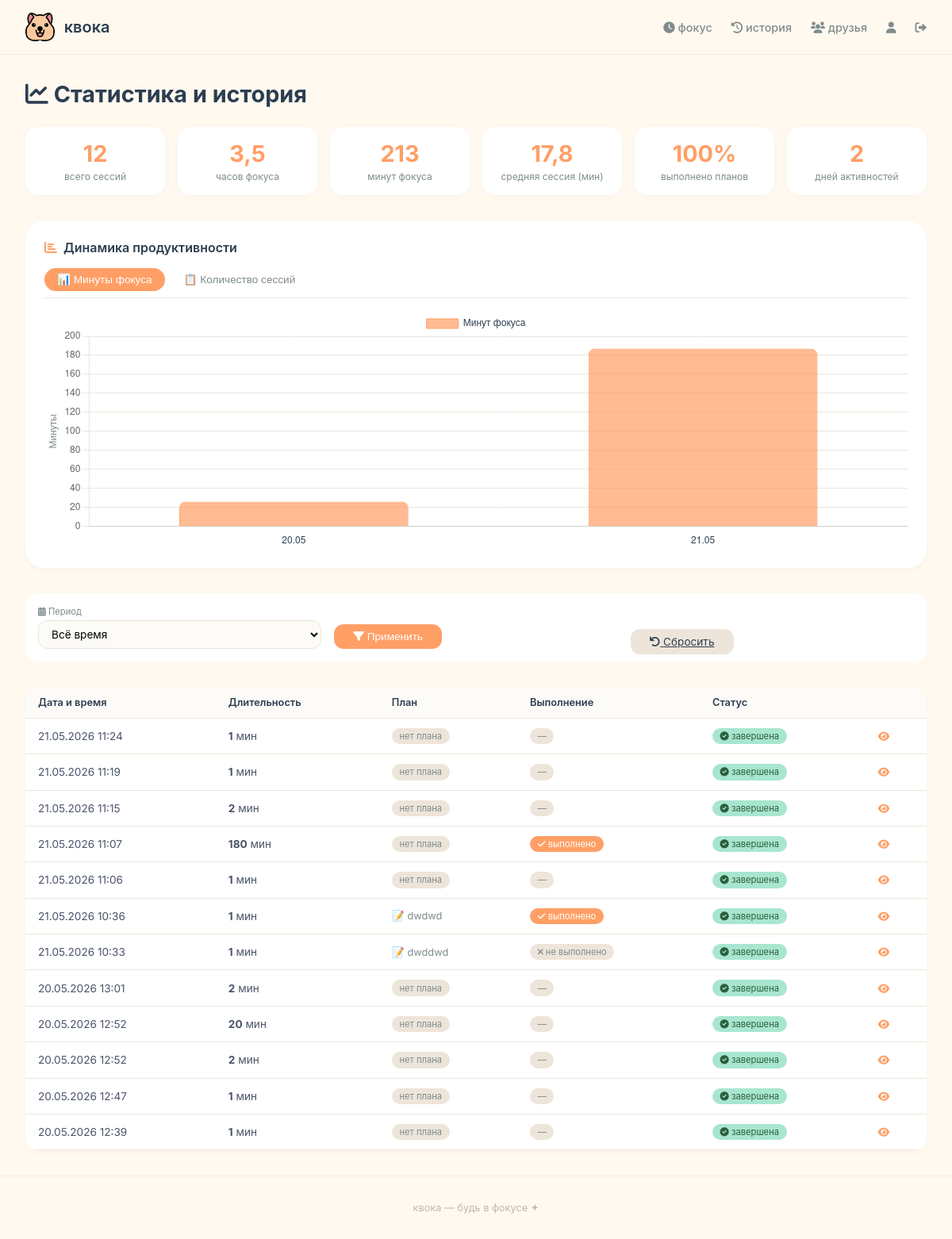
Before: /session-history/ (signed in) with the older database file.
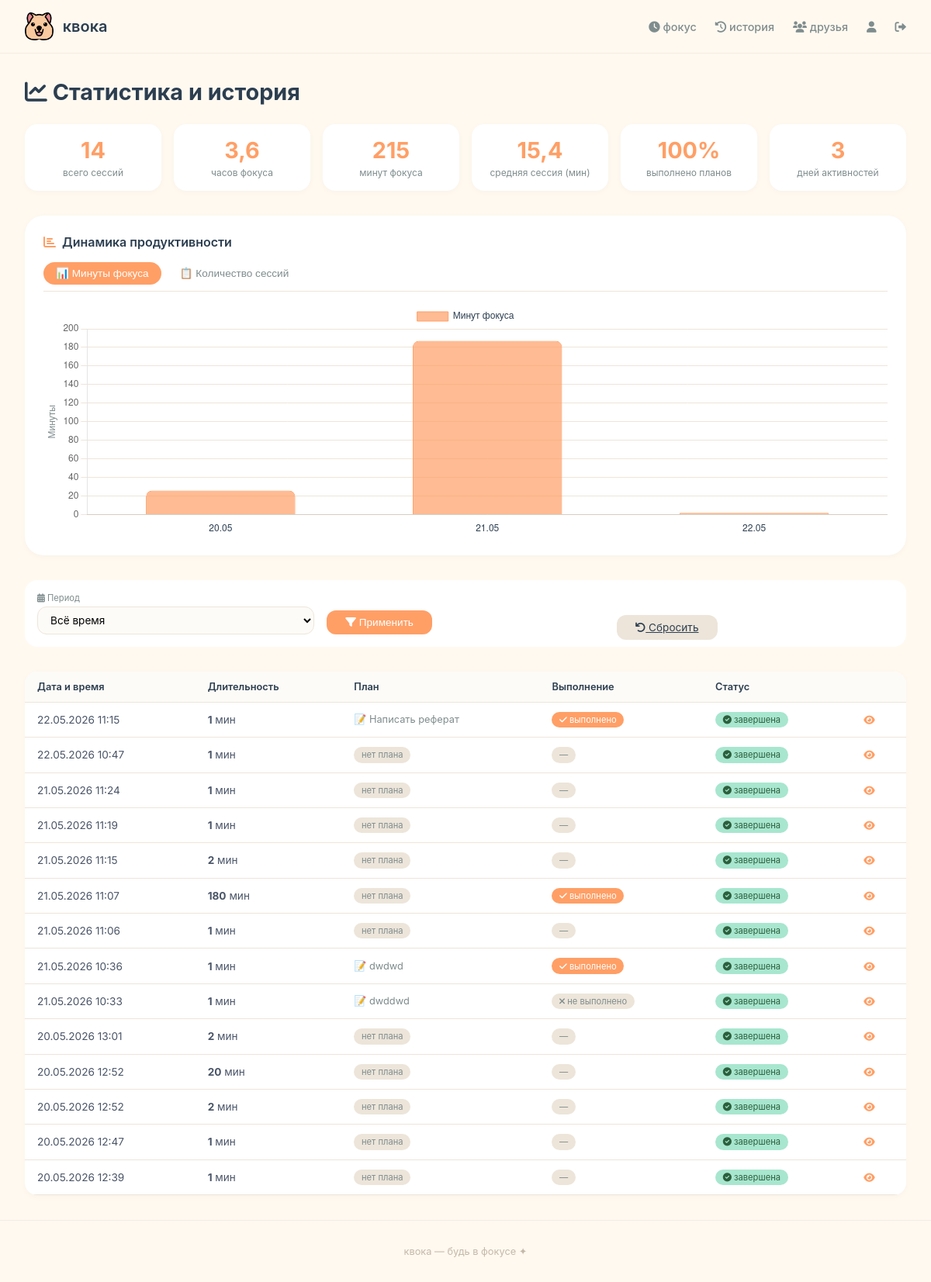
After: the same page with the newer database file.
### core/models.py (models this page shows, shortened)
class FocusSession(models.Model):
    user = models.ForeignKey(User, on_delete=models.CASCADE, related_name='sessions')
    start_time = models.DateTimeField(auto_now_add=True)
    end_time = models.DateTimeField(null=True, blank=True)
    minutes = models.IntegerField(default=0)
    completed = models.BooleanField(default=False)
    plan_text = models.TextField(blank=True, verbose_name='План на сессию')
    plan_done = models.BooleanField(default=False, verbose_name='План выполнен')

### core/views.py (the view, shortened to what this page needs)
# urls.py: path('session-history/', views.session_history, name='session_history'),
@login_required
def session_history(request):
    period = request.GET.get('period', 'all')
    date_from = request.GET.get('date_from', '')
    date_to = request.GET.get('date_to', '')
    sessions = FocusSession.objects.filter(
        user=request.user,
        completed=True
    ).order_by('-start_time')
    today = timezone.now().date()
    if period == 'day':
        sessions = sessions.filter(start_time__date=today)
    elif period == 'week':
        week_ago = today - timedelta(days=7)
        sessions = sessions.filter(start_time__date__gte=week_ago)
    elif period == 'month':
        month_ago = today - timedelta(days=30)
        sessions = sessions.filter(start_time__date__gte=month_ago)
    from django.db.models import Sum, Count
    from django.db.models.functions import TruncDate
    chart_data = sessions.annotate(date=TruncDate('start_time')).values('date').annotate(
        total_minutes=Sum('minutes'),
        sessions_count=Count('id')
    ).order_by('date')
    chart_labels = [item['date'].strftime('%d.%m') for item in chart_data]
    chart_minutes = [item['total_minutes'] for item in chart_data]
    chart_sessions = [item['sessions_count'] for item in chart_data]
    total_minutes = sessions.aggregate(total=Sum('minutes'))['total'] or 0
    total_hours = round(total_minutes / 60, 1)
    total_sessions = sessions.count()
    sessions_with_plan = sessions.filter(plan_text__isnull=False).exclude(plan_text='').count()
    streak_days_in_period = sessions.dates('start_time', 'day').count()
    plan_completion_rate = 0
    if sessions_with_plan > 0:
        plan_done_count = sessions.filter(plan_done=True).count()
        plan_completion_rate = round(plan_done_count / sessions_with_plan * 100)
    avg_duration = round(total_minutes / total_sessions, 1) if total_sessions > 0 else 0
    paginator = Paginator(sessions, 20)
    page_number = request.GET.get('page')
    page_obj = paginator.get_page(page_number)
    context = {
        'page_obj': page_obj,
        'total_minutes': total_minutes,
        'total_hours': total_hours,
        'total_sessions': total_sessions,
        'sessions_with_plan': sessions_with_plan,
        'streak_days_in_period': streak_days_in_period,
        'plan_completion_rate': plan_completion_rate,
        'avg_duration': avg_duration,
        'period': period,
        'date_from': date_from,
        'date_to': date_to,
        'today': today,
        'chart_labels': chart_labels,
        'chart_minutes': chart_minutes,
        'chart_sessions': chart_sessions,
    }
    return render(request, 'core/session_history.html', context)

### templates/core/session_history.html (shortened to what the changed rows need)
{% extends 'base.html' %}
{% load static %}
{% block content %}
<div class="history-container">
    <h1 style="margin-bottom: 1.5rem; font-size: 1.8rem;">
        <i class="fas fa-chart-line"></i> Статистика и история
    </h1>
    <div class="stats-grid-history">
        <div class="stat-card-history">
            <div class="stat-value-history">{{ total_sessions }}</div>
            <div class="stat-label-history">всего сессий</div>
        </div>
        <div class="stat-card-history">
            <div class="stat-value-history">{{ total_hours }}</div>
            <div class="stat-label-history">часов фокуса</div>
        </div>
        <div class="stat-card-history">
            <div class="stat-value-history">{{ total_minutes }}</div>
            <div class="stat-label-history">минут фокуса</div>
        </div>
        <div class="stat-card-history">
            <div class="stat-value-history">{{ avg_duration }}</div>
            <div class="stat-label-history">средняя сессия (мин)</div>
        </div>
        <div class="stat-card-history">
            <div class="stat-value-history">{{ streak_days_in_period }}</div>
            <div class="stat-label-history">дней активностей</div>
        </div>
    </div>
    {% if chart_labels %}
    <div class="chart-container">
        <div class="chart-title">
            <i class="fas fa-chart-bar"></i> Динамика продуктивности
        </div>
        <div class="chart-tabs">
            <button class="chart-tab active" data-chart="minutes">📊 Минуты фокуса</button>
            <button class="chart-tab" data-chart="sessions">📋 Количество сессий</button>
        </div>
        <canvas id="productivityChart" width="400" height="200"></canvas>
    </div>
    {% endif %}
    <div class="sessions-table">
        <table>
            <thead>
                <tr>
                    <th>Дата и время</th>
                    <th>Длительность</th>
                    <th>План</th>
                    <th>Выполнение</th>
                    <th>Статус</th>
                    <th></th>
                </tr>
            </thead>
            <tbody>
                {% for session in page_obj %}
                <tr>
                    <td>{{ session.start_time|date:"d.m.Y H:i" }}</td>
                    <td><strong>{{ session.minutes }}</strong> мин</td>
                    <td>
                        {% if session.plan_text %}
                            <div class="plan-text-preview" title="{{ session.plan_text }}">
                                📝 {{ session.plan_text|truncatechars:30 }}
                            </div>
                        {% else %}
                            <span class="badge-plan">нет плана</span>
                        {% endif %}
                    </td>
                    <td>
                        {% if session.plan_done %}
                            <span class="badge-plan-done"><i class="fas fa-check"></i> выполнено</span>
                        {% elif session.plan_text %}
                            <span class="badge-plan"><i class="fas fa-times"></i> не выполнено</span>
                        {% else %}
                            <span class="badge-plan">—</span>
                        {% endif %}
                    </td>
                    <td>
                        <span class="badge-completed">
                            <i class="fas fa-check-circle"></i> завершена
                        </span>
                    </td>
                    <td>
                        <a href="{% url 'session_detail' session.id %}" class="view-link">
                            <i class="fas fa-eye"></i>
                        </a>
                    </td>
                </tr>
                {% endfor %}
            </tbody>
        </table>
    </div>
</div>
{% endblock %}

Changed rows visible on the page:
added FocusSession: start_time "22.05.2026 11:15", minutes "1", plan_text "Написать реферат", plan_done True (drawn)
added FocusSession: start_time "22.05.2026 10:47", minutes "1", plan_text "нет плана"
Other visible differences:
{{ total_sessions }}: "12" → "14"
{{ total_hours }}: "3,5" → "3,6"
{{ total_minutes }}: "213" → "215"
{{ avg_duration }}: "17,8" → "15,4"
{{ streak_days_in_period }}: "2" → "3"
chart data {{ chart_labels|safe }}: ['20.05', '21.05'] → ['20.05', '21.05', '22.05']
chart data {{ chart_minutes|safe }}: [26, 187] → [26, 187, 2]
